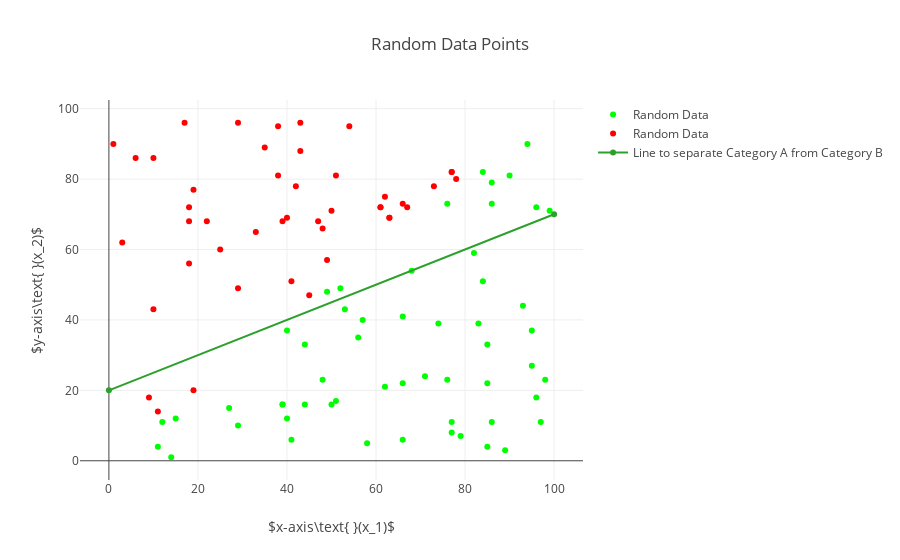
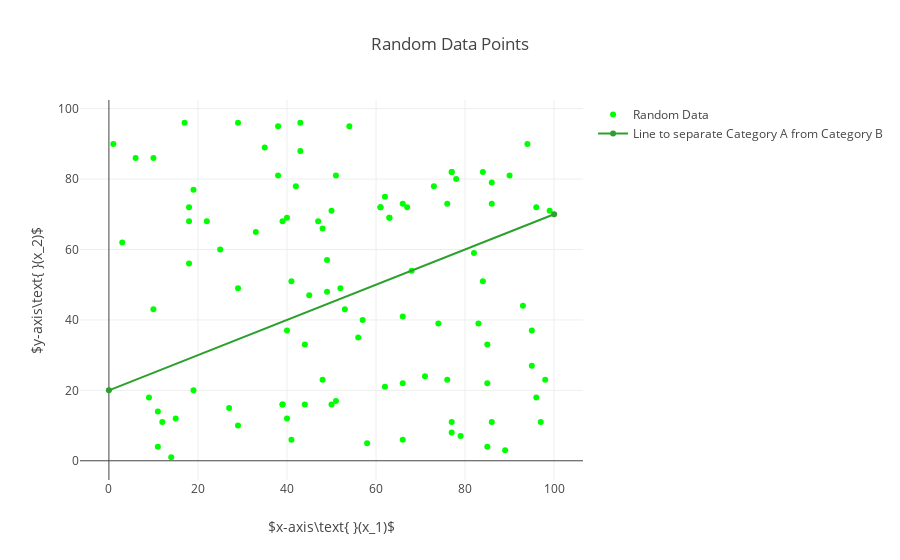

Source (notebook cell) for these figures, in order:
### Code cell
# 
# 1. Using the untrained perceptron, guess if the data points are above or below the line
# 2. Train the perceptron
# 3. Using the trained perceptron, guess if the data points are above or below the line
#
# Note: Green points mean a correct prediction and red points mean an incorrect prediction.
# After the perceptron is trained, all points should be green
#

# Create a Perceptron
p = Perceptron()

# Display the Perceptrons' predictions
# The predictions are incorrect because the perceptron hasn't been trained
# 
cx = np.array([])
wx = np.array([])
cy = np.array([])
wy = np.array([])

for i in range(len(x1)):
    guess = p.predict(np.array([1, x1[i], x2[i]]))
    
    if guess == label[i]:
        cx = np.append(cx, x1[i])
        cy = np.append(cy, x2[i])
    else:
        wx = np.append(wx, x1[i])
        wy = np.append(wy, x2[i])

correct = go.Scatter(
    x = cx,
    y = cy,
    mode = 'markers',
    marker = dict(
        symbol = 'circle',
        color = 'rgb(0, 255, 0)'
    ),
    name = 'Random Data'
    
)

wrong = go.Scatter(
    x = wx,
    y = wy,
    mode = 'markers',
    marker = dict(
        symbol = 'circle',
        color = 'rgb(255, 0, 0)'
    ),
    name = 'Random Data'
    
)

fig = go.Figure(data=[correct, wrong, line], layout=layout)
plt.iplot(fig)

# Train the Perceptron
for i in range(len(x1)):
    p.train(np.array([1, x1[i], x2[i]]), label[i])

cx = np.array([])
wx = np.array([])
cy = np.array([])
wy = np.array([])

# Display the Perceptrons' predictions
# The predictions are correct because the perceptrons has been trained
for i in range(len(x1)):
    guess = p.predict(np.array([1, x1[i], x2[i]]))
    
    if guess == label[i]:
        cx = np.append(cx, x1[i])
        cy = np.append(cy, x2[i])
    else:
        wx = np.append(wx, x1[i])
        wy = np.append(wy, x2[i])

correct = go.Scatter(
    x = cx,
    y = cy,
    mode = 'markers',
    marker = dict(
        symbol = 'circle',
        color = 'rgb(0, 255, 0)'
    ),
    name = 'Random Data'
    
)

wrong = go.Scatter(
    x = wx,
    y = wy,
    mode = 'markers',
    marker = dict(
        symbol = 'circle',
        color = 'rgb(255, 0, 0)'
    ),
    name = 'Random Data'
    
)

fig = go.Figure(data=[correct, wrong, line], layout=layout)
plt.iplot(fig)

### Figure 1 — Plotly figure (JSON) as saved in the notebook; plotly's stock layout.template omitted (floating-point values rounded to 4 significant figures)
{"data": [{"marker": {"color": "rgb(0, 255, 0)", "symbol": "circle"}, "mode": "markers", "name": "Random Data", "type": "scatter", "uid": "dac1193d-17d9-4a4d-957b-e9f121da298f", "x": [62, 93, 12, 76, 68, 89, 49, 97, 79, 66, 85, 53, 29, 40, 96, 44, 11, 39, 86, 98, 27, 85, 52, 82, 44, 58, 95, 50, 15, 74, 86, 86, 83, 99, 85, 48, 77, 51, 94, 77, 56, 84, 41, 39, 66, 71, 90, 66, 57, 95, 96, 84, 76, 14, 40], "y": [21, 44, 11, 23, 54, 3, 48, 11, 7, 41, 22, 43, 10, 37, 72, 33, 4, 16, 79, 23, 15, 33, 49, 59, 16, 5, 27, 16, 12, 39, 73, 11, 39, 71, 4, 23, 8, 17, 90, 11, 35, 82, 6, 16, 6, 24, 81, 22, 40, 37, 18, 51, 73, 1, 12]}, {"marker": {"color": "rgb(255, 0, 0)", "symbol": "circle"}, "mode": "markers", "name": "Random Data", "type": "scatter", "uid": "f3005a3a-bd36-4a8c-b784-8b879ed3ed9a", "x": [19, 61, 40, 22, 45, 10, 50, 38, 18, 67, 11, 39, 25, 18, 19, 77, 10, 54, 62, 47, 1, 18, 42, 61, 9, 41, 6, 63, 77, 66, 63, 51, 33, 48, 43, 43, 3, 38, 73, 17, 49, 78, 29, 29, 35], "y": [77, 72, 69, 68, 47, 86, 71, 95, 68, 72, 14, 68, 60, 56, 20, 82, 43, 95, 75, 68, 90, 72, 78, 72, 18, 51, 86, 69, 82, 73, 69, 81, 65, 66, 88, 96, 62, 81, 78, 96, 57, 80, 49, 96, 89]}, {"name": "Line to separate Category A from Category B", "type": "scatter", "uid": "cdc11e29-e0be-4891-b3e3-65785607aa98", "x": [0, 100], "y": [20, 70]}], "layout": {"autosize": true, "title": "Random Data Points", "xaxis": {"autorange": true, "range": [-6.192, 106.2], "title": "$x-axis\\text{ }(x_1)$", "type": "linear"}, "yaxis": {"autorange": true, "range": [-5.856, 102.9], "title": "$y-axis\\text{ }(x_2)$", "type": "linear"}}}

### Figure 2 — Plotly figure (JSON) as saved in the notebook; plotly's stock layout.template omitted (floating-point values rounded to 4 significant figures)
{"data": [{"marker": {"color": "rgb(0, 255, 0)", "symbol": "circle"}, "mode": "markers", "name": "Random Data", "type": "scatter", "uid": "b9b173ee-2aeb-4252-ada3-4260321b7c24", "x": [62, 93, 19, 12, 61, 76, 40, 22, 45, 10, 50, 68, 38, 89, 49, 97, 79, 66, 85, 53, 18, 67, 29, 40, 11, 96, 39, 44, 11, 25, 18, 39, 19, 77, 10, 86, 54, 98, 62, 47, 1, 18, 27, 85, 52, 82, 42, 61, 9, 44, 58, 95, 50, 15, 74, 86, 86, 83, 41, 99, 6, 63, 85, 77, 66, 48, 77, 51, 63, 51, 94, 77, 56, 33, 84, 48, 43, 41, 39, 66, 43, 71, 3, 38, 73, 90, 66, 57, 17, 95, 49, 96, 78, 29, 29, 35, 84, 76, 14, 40], "y": [21, 44, 77, 11, 72, 23, 69, 68, 47, 86, 71, 54, 95, 3, 48, 11, 7, 41, 22, 43, 68, 72, 10, 37, 14, 72, 68, 33, 4, 60, 56, 16, 20, 82, 43, 79, 95, 23, 75, 68, 90, 72, 15, 33, 49, 59, 78, 72, 18, 16, 5, 27, 16, 12, 39, 73, 11, 39, 51, 71, 86, 69, 4, 82, 73, 23, 8, 17, 69, 81, 90, 11, 35, 65, 82, 66, 88, 6, 16, 6, 96, 24, 62, 81, 78, 81, 22, 40, 96, 37, 57, 18, 80, 49, 96, 89, 51, 73, 1, 12]}, {"marker": {"color": "rgb(255, 0, 0)", "symbol": "circle"}, "mode": "markers", "name": "Random Data", "type": "scatter", "uid": "d00138fb-1832-4b46-9926-866223bcf21d", "x": [], "y": []}, {"name": "Line to separate Category A from Category B", "type": "scatter", "uid": "5869a2e3-7f64-4496-9d45-daf77b2ecd60", "x": [0, 100], "y": [20, 70]}], "layout": {"autosize": true, "title": "Random Data Points", "xaxis": {"autorange": true, "range": [-6.192, 106.2], "title": "$x-axis\\text{ }(x_1)$", "type": "linear"}, "yaxis": {"autorange": true, "range": [-5.856, 102.9], "title": "$y-axis\\text{ }(x_2)$", "type": "linear"}}}
